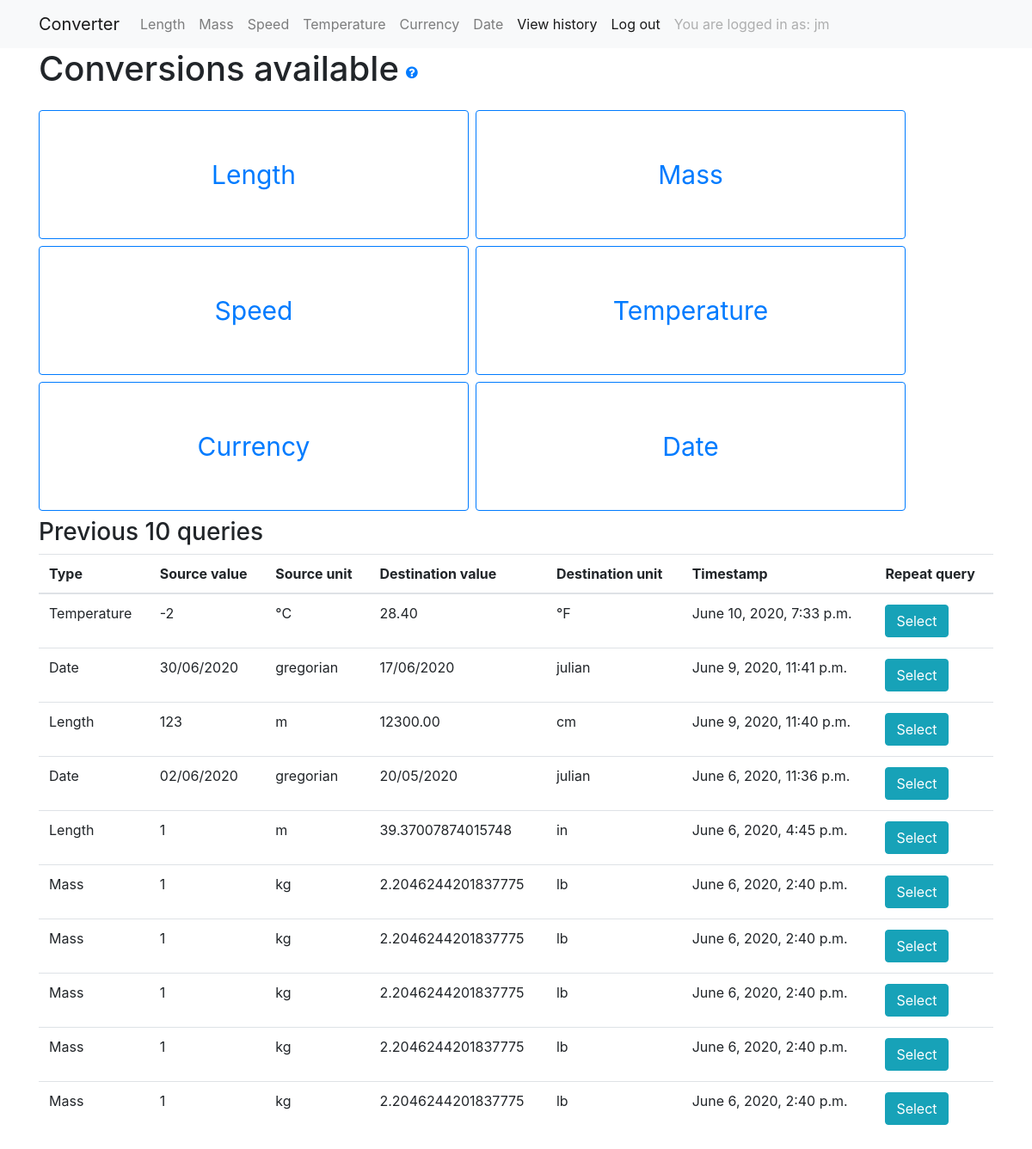
The app's page / (signed in), older data.
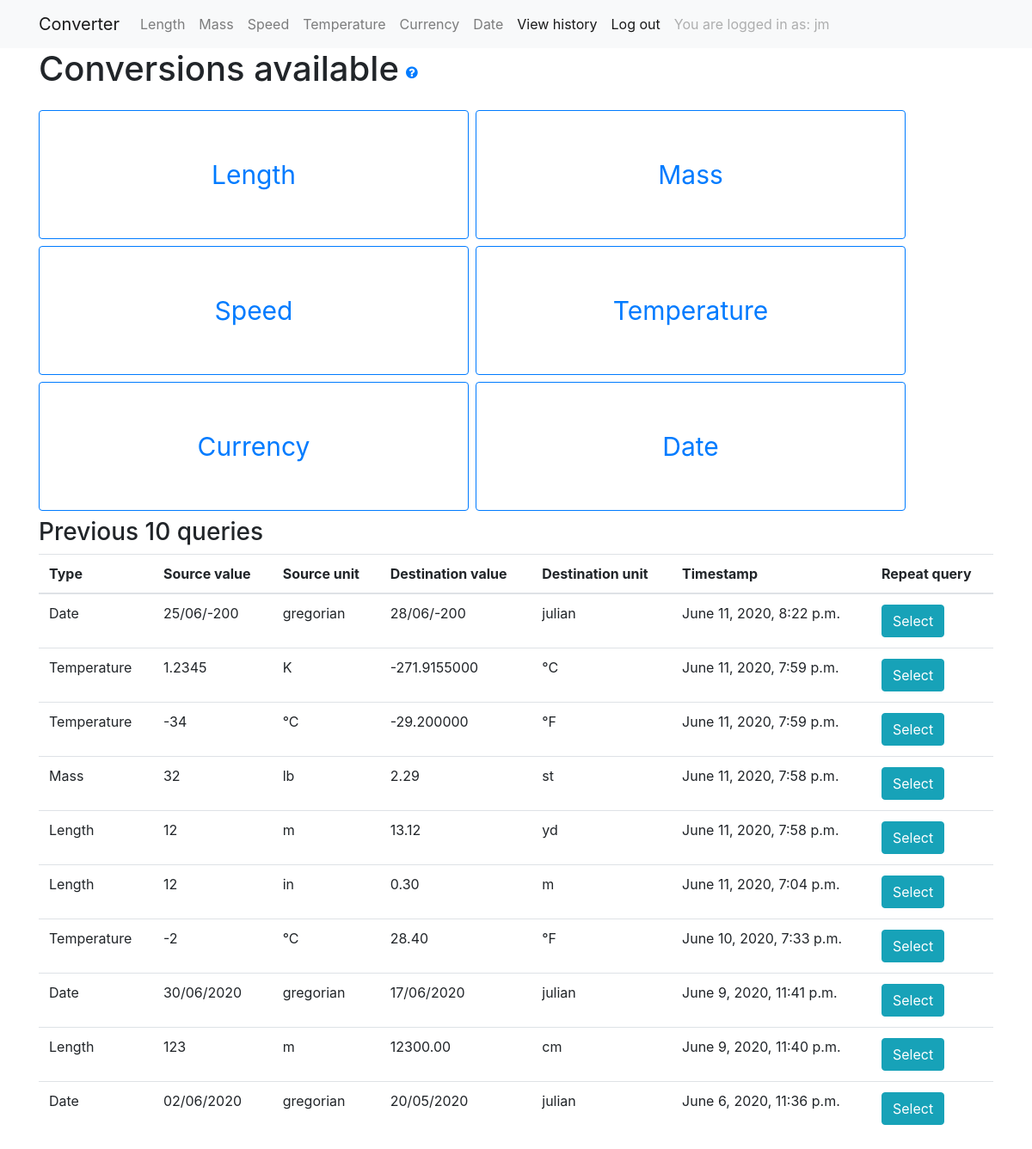
The same page, newer data.
### user_interface/models.py (models this page shows, shortened)
class Type(models.Model):
    measurement = models.CharField(max_length=50)
    def __str__(self):
        return self.measurement

class History(models.Model):
    timestamp = models.DateTimeField(auto_now_add=True)
    source_unit = models.ForeignKey('Unit', on_delete=models.CASCADE, related_name="source")
    source_value = models.CharField(max_length=200)
    destination_unit =  models.ForeignKey('Unit', on_delete=models.CASCADE, related_name="destination")
    destination_value = models.CharField(max_length=200)
    type = models.ForeignKey('Type', on_delete=models.CASCADE)
    user = models.ForeignKey(User, on_delete=models.CASCADE)

class Unit(models.Model):
    type = models.ForeignKey('Type', on_delete=models.CASCADE)
    to_base_multiplier = models.FloatField()
    to_base_adder = models.FloatField()
    unit = models.CharField(max_length=50)
    abbreviation = models.CharField(max_length=10)
    description = models.TextField()

### user_interface/views.py (the view)
# urls.py: path("", views.index, name="index"),
def index(request):
    types = Type.objects.all()
    context = {"types": types}
    if request.user.is_authenticated:
        queries = History.objects.filter(user__exact=request.user).order_by('-timestamp')[:10]
        context['queries'] = queries
    return render(request, "index.html", context)

### user_interface/templates/index.html (shortened to what this page needs)
{% extends "base.html" %} {% load static %} {% block page_content %}
<head>
</head>
<div class="d-flex flex-row bd-highlight mb-3">
    <h1 class="align-self-center">Conversions available</h1>
    <a href="javascript:void(0)" class="align-self-center m-2" onclick="toggle_visibility('instructions');">
<i class="fa fa-question-circle" aria-hidden="true"></i>
</a>
</div>
<div class="btn-toolbar" role="toolbar">
    {% for type in types %}
    <div class="mr-2 mb-2" role="group">
        <a href="{% url 'conversion_types' type.measurement %}">
            <button type="button" class="btn btn-primary btn-xl" onclick="this.blur();">{{ type.measurement }}</button>
        </a>
    </div>
    {% endfor %}
</div>
<h3>Previous 10 queries</h3>
{% if user.is_authenticated %}
<table class="table table-hover">
    <thead>
        <tr>
            <th>Type</th>
            <th>Source value</th>
            <th>Source unit</th>
            <th>Destination value</th>
            <th>Destination unit</th>
            <th>Timestamp</th>
            <th>Repeat query</th>
        </tr>
    </thead>
    <tbody>
        {% for query in queries %}
        <tr>
            <td>{{ query.type.measurement }}</td>
            <td>{{ query.source_value }}</td>
            <td>{{ query.source_unit.abbreviation }}</td>
            <td>{{ query.destination_value }}</td>
            <td>{{ query.destination_unit.abbreviation }}</td>
            <td>{{ query.timestamp }}</td>
            <td><a href="{% url 'conversion_types_history' query.type query.pk %}"><button type="button" name="button" class="btn btn-info">Select</button></a></td>
        </tr>
        {% endfor %}
    </tbody>
</table>
{% else %} You need to be logged in to view your history {% endif %} {% endblock %}

Row changes from the older to the newer data that the page shows:
no longer on this page (row unchanged): History: type.measurement "Length", source_value "1", source_unit.abbreviation "m", destination_value "39.37007874015748", destination_unit.abbreviation "in", timestamp "June 6, 2020, 4:45 p.m."
no longer on this page (row unchanged): History: type.measurement "Mass", source_value "1", source_unit.abbreviation "kg", destination_value "2.2046244201837775", destination_unit.abbreviation "lb", timestamp "June 6, 2020, 2:40 p.m."
no longer on this page (row unchanged): History: type.measurement "Mass", source_value "1", source_unit.abbreviation "kg", destination_value "2.2046244201837775", destination_unit.abbreviation "lb", timestamp "June 6, 2020, 2:40 p.m."
no longer on this page (row unchanged): History: type.measurement "Mass", source_value "1", source_unit.abbreviation "kg", destination_value "2.2046244201837775", destination_unit.abbreviation "lb", timestamp "June 6, 2020, 2:40 p.m."
no longer on this page (row unchanged): History: type.measurement "Mass", source_value "1", source_unit.abbreviation "kg", destination_value "2.2046244201837775", destination_unit.abbreviation "lb", timestamp "June 6, 2020, 2:40 p.m."
no longer on this page (row unchanged): History: type.measurement "Mass", source_value "1", source_unit.abbreviation "kg", destination_value "2.2046244201837775", destination_unit.abbreviation "lb", timestamp "June 6, 2020, 2:40 p.m."
added History: type.measurement "Date", source_value "25/06/-200", source_unit.abbreviation "gregorian", destination_value "28/06/-200", destination_unit.abbreviation "julian", timestamp "June 11, 2020, 8:22 p.m."
added History: type.measurement "Temperature", source_value "1.2345", source_unit.abbreviation "K", destination_value "-271.9155000", destination_unit.abbreviation "°C", timestamp "June 11, 2020, 7:59 p.m."
added History: type.measurement "Temperature", source_value "-34", source_unit.abbreviation "°C", destination_value "-29.200000", destination_unit.abbreviation "°F", timestamp "June 11, 2020, 7:59 p.m."
added History: type.measurement "Mass", source_value "32", source_unit.abbreviation "lb", destination_value "2.29", destination_unit.abbreviation "st", timestamp "June 11, 2020, 7:58 p.m."
added History: type.measurement "Length", source_value "12", source_unit.abbreviation "m", destination_value "13.12", destination_unit.abbreviation "yd", timestamp "June 11, 2020, 7:58 p.m."
added History: type.measurement "Length", source_value "12", source_unit.abbreviation "in", destination_value "0.30", destination_unit.abbreviation "m", timestamp "June 11, 2020, 7:04 p.m."
